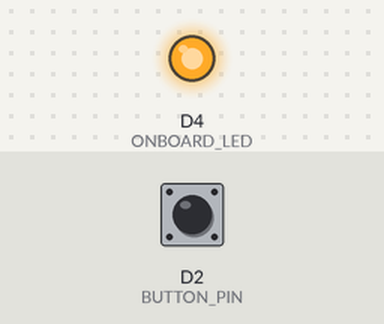
Bench run of a sketch on a simulated ESP8266 (NodeMCU). Parts: output pins drawn as LEDs (lit = HIGH). Dashed ring = blinking. The test bench sets the inputs (shaded band); at power-on: D2 (BUTTON_PIN) HIGH. WiFi joins after 1.5 s; servers stay silent unless stated; uploads are accepted with an empty reply; what the sketch prints to the serial monitor is not drawn.

Above: at 3.6 s.
3.7 s: D2 (BUTTON_PIN) pulled LOW for 0.15 s
At 4.14 s:
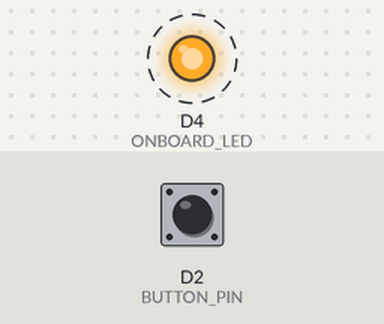
5.3 s: D2 (BUTTON_PIN) pulled LOW for 3.2 s
At 8.9 s:
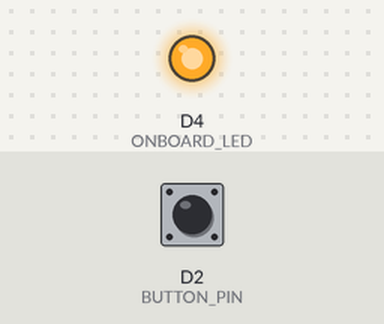
11.5 s: D2 (BUTTON_PIN) driven LOW
At 11.86 s:
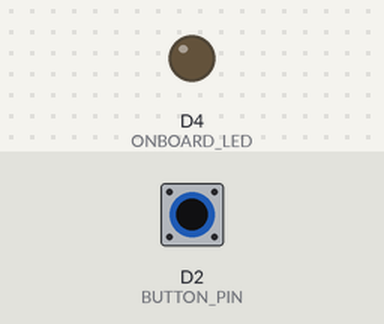
Timing chart, 0 to 20.5 s (numbered marks = the images above; inputs shaded):
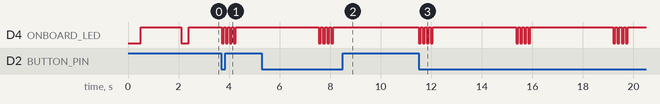

The sketch:

BloodFlow_ESP8266_Button_Only.ino
```cpp
/*
 * ===================================================================
 *  BloodFlow Smart IoT — Push Button ONLY (Emergency Fire Alert)
 *  Device: NodeMCU ESP8266
 *
 *  SUPER SIMPLE 2-WIRE CONNECTION (NO EXTERNAL RESISTOR NEEDED!):
 *  -------------------------------------------------------------
 *  Button Leg 1  →  D2 (GPIO 4)
 *  Button Leg 2  →  GND
 *
 *  (Uses ESP8266 internal INPUT_PULLUP: Idle = HIGH, Pressed = LOW)
 *
 *  LIBRARIES NEEDED:
 *  - ESP8266WiFi & ESP8266HTTPClient (Built into ESP8266 Board package)
 *  - ArduinoJson (Install from Arduino Library Manager)
 * ===================================================================
 */

#include <ESP8266WiFi.h>
#include <ESP8266HTTPClient.h>
#include <WiFiClientSecure.h>
#include <ArduinoJson.h>

// =========================================================
//  ⚙️  PUT YOUR WIFI NAME & PASSWORD HERE:
// =========================================================
const char* WIFI_SSID     = "YOUR_WIFI_SSID";
const char* WIFI_PASSWORD = "YOUR_WIFI_PASSWORD";

// Supabase Configuration (Already Pre-filled)
const char* SUPABASE_HOST     = "gvwdrbrepbpmhjckdcyq.supabase.co";
const char* SUPABASE_ANON_KEY = "sb_publishable_uPsHJqLyu5jZwpoK0GvoPw_TQUtty3D";
const char* DEVICE_ID         = "BLOOD-BANK-ESP8266";

// Button Pin — D2 (GPIO 4) has built-in pull-up (no resistor required!)
#define BUTTON_PIN   4    // NodeMCU pin D2
#define ONBOARD_LED  2    // D4 blue LED for visual confirmation

const unsigned long DEBOUNCE_MS = 400;
unsigned long lastPressTime = 0;

WiFiClientSecure wifiClient;

bool triggerEmergencyCall() {
  Serial.println(F("\n🚨 >>> DISPATCHING EMERGENCY CALL TO TWILIO <<<"));

  // Blink LED rapidly
  for (int i = 0; i < 4; i++) {
    digitalWrite(ONBOARD_LED, LOW);  // LED ON
    delay(80);
    digitalWrite(ONBOARD_LED, HIGH); // LED OFF
    delay(80);
  }

  HTTPClient http;
  String url = String("https://") + SUPABASE_HOST +
               "/functions/v1/emergency-call?action=fire_emergency";

  if (!http.begin(wifiClient, url)) {
    Serial.println(F("[ERROR] Failed to initialize HTTPS connection!"));
    return false;
  }

  http.addHeader("Content-Type", "application/json");
  http.addHeader("Authorization", String("Bearer ") + SUPABASE_ANON_KEY);

  StaticJsonDocument<256> doc;
  doc["device_id"]      = DEVICE_ID;
  doc["source"]         = "hardware_button";
  doc["emergency_type"] = "FIRE";
  doc["message"]        = "Fire emergency push button pressed at Blood Bank!";
  String body;
  serializeJson(doc, body);

  Serial.println("Payload: " + body);
  int httpCode = http.POST(body);

  Serial.printf("[HTTP Response] Code: %d\n", httpCode);
  if (httpCode > 0) {
    String response = http.getString();
    Serial.println("Response: " + response);
  } else {
    Serial.printf("[HTTP Error] %s\n", http.errorToString(httpCode).c_str());
  }

  http.end();
  return (httpCode == 200 || httpCode == 201);
}

void setup() {
  Serial.begin(115200);
  delay(500);

  Serial.println(F("\n=============================================="));
  Serial.println(F("  BloodFlow — Emergency Button Only System    "));
  Serial.println(F("=============================================="));

  pinMode(ONBOARD_LED, OUTPUT);
  digitalWrite(ONBOARD_LED, HIGH); // LED OFF (active LOW on NodeMCU)

  // Use internal pull-up resistor: Idle = HIGH, Pressed = LOW
  pinMode(BUTTON_PIN, INPUT_PULLUP);

  // SSL (ignore cert for simplicity)
  wifiClient.setInsecure();

  // Connect to Wi-Fi
  Serial.print(F("Connecting to Wi-Fi: "));
  Serial.println(WIFI_SSID);
  WiFi.mode(WIFI_STA);
  WiFi.begin(WIFI_SSID, WIFI_PASSWORD);

  int attempts = 0;
  while (WiFi.status() != WL_CONNECTED && attempts < 30) {
    delay(400);
    Serial.print('.');
    attempts++;
  }
  Serial.println();

  if (WiFi.status() == WL_CONNECTED) {
    Serial.print(F("✓ Connected! IP Address: "));
    Serial.println(WiFi.localIP());
    // Solid LED blink twice to confirm ready
    digitalWrite(ONBOARD_LED, LOW);
    delay(300);
    digitalWrite(ONBOARD_LED, HIGH);
  } else {
    Serial.println(F("⚠️ Wi-Fi not connected! Check SSID and Password."));
  }

  Serial.println(F("\n>>> READY! Press button on pin D2 anytime! <<<\n"));
}

void loop() {
  // Reconnect Wi-Fi in background if disconnected
  if (WiFi.status() != WL_CONNECTED) {
    static unsigned long lastCheck = 0;
    if (millis() - lastCheck > 10000) {
      lastCheck = millis();
      Serial.println(F("Reconnecting to Wi-Fi..."));
      WiFi.reconnect();
    }
  }

  // Check if button pressed (LOW when pressed with INPUT_PULLUP)
  if (digitalRead(BUTTON_PIN) == LOW && (millis() - lastPressTime > DEBOUNCE_MS)) {
    lastPressTime = millis();

    Serial.println(F("\n🔘 BUTTON PRESSED DETECTED!"));

    if (WiFi.status() == WL_CONNECTED) {
      bool success = triggerEmergencyCall();
      if (success) {
        Serial.println(F("✓ SUCCESS: Emergency call dispatched to phone!"));
      } else {
        Serial.println(F("✗ FAILED to dispatch emergency call. Check logs above."));
      }
    } else {
      Serial.println(F("⚠️ Cannot dispatch: Wi-Fi is currently offline."));
    }

    // Cooldown pause so one press doesn't double-trigger
    delay(3000);
    Serial.println(F("Ready for next press...\n"));
  }
}
```

Measured:
- after the input at 3.7 s, D4 (ONBOARD_LED): alternates HIGH for 0.08 s and LOW for 0.08 s, 8 changes in all, then stays HIGH, starting at once
- after the input at 5.3 s, D4 (ONBOARD_LED): alternates HIGH for 0.08 s and LOW for 0.08 s, 8 changes in all, then stays HIGH, starting after 2.3 s
- after the input at 11.5 s, D4 (ONBOARD_LED): HIGH → LOW at once, then repeats every 3.9 s: 3 × (HIGH 0.08 s, LOW 0.08 s), HIGH 3.3 s, LOW 0.08 s
